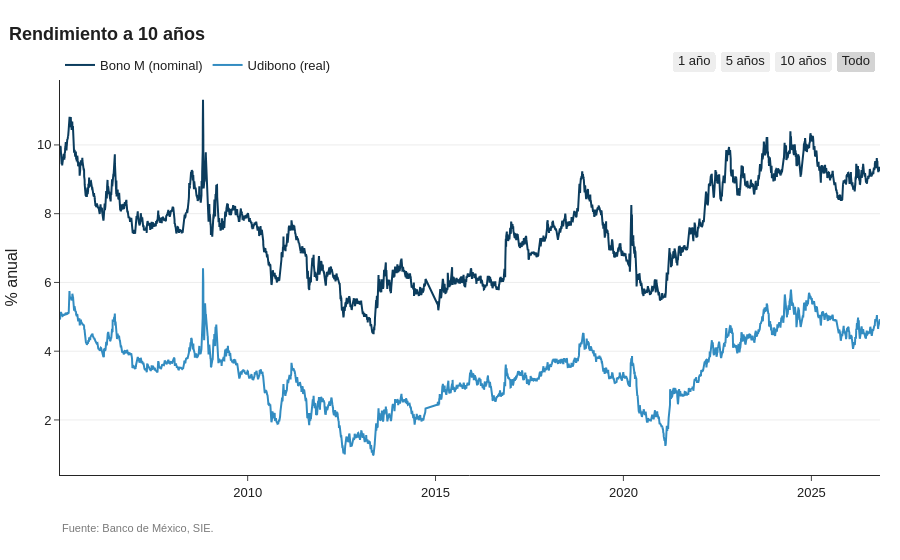
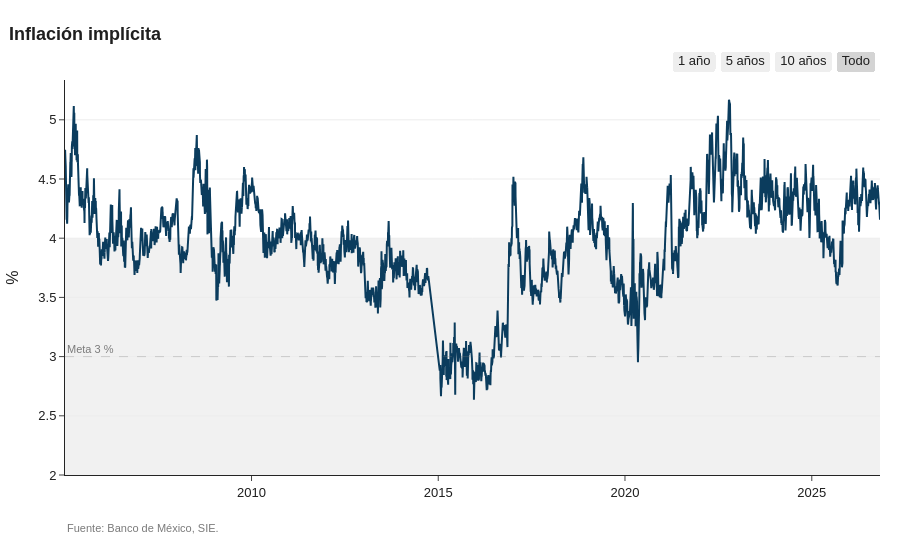

Notebook code for these charts, in order:
### Code cell
sie.graficar(bei[['nominal', 'real']].rename(columns={'nominal': 'Bono M (nominal)', 'real': 'Udibono (real)'}),
             'Rendimiento a 10 años', unidad='% anual').show()
sie.graficar(bei['implicita'].rename('Implícita a 10 años'), 'Inflación implícita', unidad='%', meta=True)

### Figure 1 — Plotly figure (JSON) as saved in the notebook; plotly's stock layout.template omitted (floating-point values rounded to 4 significant figures; data arrays with more than 128 entries replaced by an {"elided": "..."} marker saying what was removed)
{"data": [{"hovertemplate": "%{y:,.2f}<extra>Bono M (nominal)</extra>", "line": {"color": "#0B3C5D", "width": 2}, "mode": "lines", "name": "Bono M (nominal)", "type": "scatter", "x": {"elided": "5415 str values"}, "y": {"elided": "5415 float values"}}, {"hovertemplate": "%{y:,.2f}<extra>Udibono (real)</extra>", "line": {"color": "#328CC1", "width": 2}, "mode": "lines", "name": "Udibono (real)", "type": "scatter", "x": {"elided": "5415 str values"}, "y": {"elided": "5415 float values"}}], "layout": {"annotations": [{"font": {"color": "#7A7A7A", "size": 11}, "showarrow": false, "text": "Fuente: Banco de México, SIE.", "x": 0, "xanchor": "left", "xref": "paper", "y": 0, "yanchor": "top", "yref": "paper", "yshift": -45}], "font": {"color": "#1F1F1F", "family": "Arial, sans-serif", "size": 13}, "hovermode": "x unified", "legend": {"orientation": "h", "title": {}, "x": 0, "y": 1.0, "yanchor": "bottom"}, "margin": {"b": 85, "l": 60, "r": 20, "t": 80}, "separators": ".,", "showlegend": true, "title": {"text": "<b>Rendimiento a 10 años</b>", "x": 0.01, "xanchor": "left"}, "xaxis": {"gridcolor": "#EDEDED", "hoverformat": "%d/%m/%Y", "rangeselector": {"buttons": [{"count": 1, "label": "1 año", "step": "year", "stepmode": "backward"}, {"count": 5, "label": "5 años", "step": "year", "stepmode": "backward"}, {"count": 10, "label": "10 años", "step": "year", "stepmode": "backward"}, {"label": "Todo", "step": "all"}], "x": 1, "xanchor": "right", "y": 1.02, "yanchor": "bottom"}, "tickformatstops": [{"dtickrange": [null, 2678400000], "value": "%d/%m/%Y"}, {"dtickrange": [2678400000, 31536000000], "value": "%m/%Y"}, {"dtickrange": [31536000000, null], "value": "%Y"}]}, "yaxis": {"gridcolor": "#EDEDED", "showgrid": true, "title": {"text": "% anual"}, "zeroline": false}}}

### Figure 2 — Plotly figure (JSON) as saved in the notebook; plotly's stock layout.template omitted (floating-point values rounded to 4 significant figures; data arrays with more than 128 entries replaced by an {"elided": "..."} marker saying what was removed)
{"data": [{"hovertemplate": "%{y:,.2f} %<extra>Implícita a 10 años</extra>", "line": {"color": "#0B3C5D", "width": 2}, "mode": "lines", "name": "Implícita a 10 años", "type": "scatter", "x": {"elided": "5415 str values"}, "y": {"elided": "5415 float values"}}], "layout": {"annotations": [{"font": {"color": "#7A7A7A", "size": 11}, "showarrow": false, "text": "Meta 3 %", "x": 0, "xanchor": "left", "xref": "x domain", "y": 3, "yanchor": "bottom", "yref": "y"}, {"font": {"color": "#7A7A7A", "size": 11}, "showarrow": false, "text": "Fuente: Banco de México, SIE.", "x": 0, "xanchor": "left", "xref": "paper", "y": 0, "yanchor": "top", "yref": "paper", "yshift": -45}], "font": {"color": "#1F1F1F", "family": "Arial, sans-serif", "size": 13}, "hovermode": "x unified", "legend": {"orientation": "h", "title": {}, "x": 0, "y": 1.0, "yanchor": "bottom"}, "margin": {"b": 85, "l": 60, "r": 20, "t": 80}, "separators": ".,", "shapes": [{"fillcolor": "#7A7A7A", "layer": "below", "line": {"width": 0}, "opacity": 0.1, "type": "rect", "x0": 0, "x1": 1, "xref": "x domain", "y0": 2, "y1": 4, "yref": "y"}, {"line": {"color": "#7A7A7A", "dash": "dash", "width": 1}, "type": "line", "x0": 0, "x1": 1, "xref": "x domain", "y0": 3, "y1": 3, "yref": "y"}], "showlegend": false, "title": {"text": "<b>Inflación implícita</b>", "x": 0.01, "xanchor": "left"}, "xaxis": {"gridcolor": "#EDEDED", "hoverformat": "%d/%m/%Y", "rangeselector": {"buttons": [{"count": 1, "label": "1 año", "step": "year", "stepmode": "backward"}, {"count": 5, "label": "5 años", "step": "year", "stepmode": "backward"}, {"count": 10, "label": "10 años", "step": "year", "stepmode": "backward"}, {"label": "Todo", "step": "all"}], "x": 1, "xanchor": "right", "y": 1.02, "yanchor": "bottom"}, "tickformatstops": [{"dtickrange": [null, 2678400000], "value": "%d/%m/%Y"}, {"dtickrange": [2678400000, 31536000000], "value": "%m/%Y"}, {"dtickrange": [31536000000, null], "value": "%Y"}]}, "yaxis": {"gridcolor": "#EDEDED", "showgrid": true, "title": {"text": "%"}, "zeroline": false}}}
